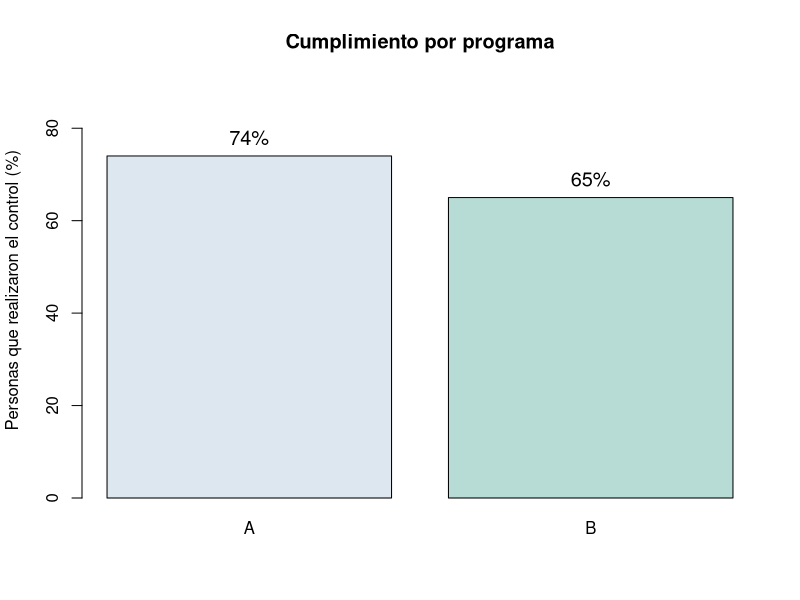
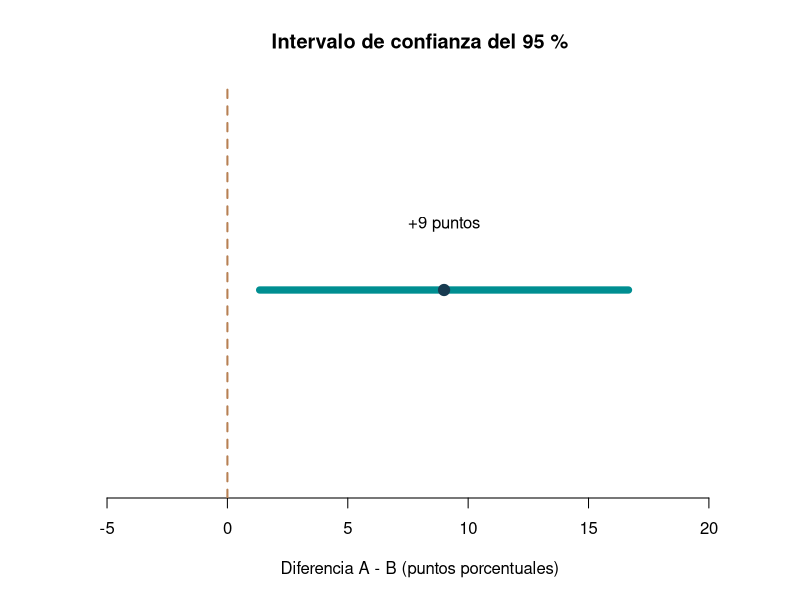

Recreate these plots in R, in order.
# Proyecto 05 | Comparación de dos proporciones
# ¿Los programas A y B tienen el mismo porcentaje de cumplimiento?
# Práctica de Análisis Estadístico y Simulación.
# Utilizo R base para que el código sea fácil de seguir.

# 1. Datos originales del ejercicio
# Participantes que realizaron su control preventivo anual
controles <- c(A = 185, B = 195)
participantes <- c(A = 250, B = 300)

# 2. Calculo los porcentajes y la diferencia observada
proporciones <- controles / participantes
diferencia <- proporciones["A"] - proporciones["B"]

resumen <- data.frame(
  Programa = names(controles),
  Participantes = as.numeric(participantes),
  Realizaron_control = as.numeric(controles),
  Porcentaje = round(as.numeric(proporciones) * 100, 2)
)
print(resumen)
cat("\nDiferencia (A - B):", round(diferencia * 100, 2), "puntos porcentuales\n")

# 3. Intervalo de confianza del 95 % para la diferencia
# Uso la aproximación normal con el error estándar de cada grupo.
error_estandar <- sqrt(
  proporciones["A"] * (1 - proporciones["A"]) / participantes["A"] +
  proporciones["B"] * (1 - proporciones["B"]) / participantes["B"]
)

margen <- qnorm(0.975) * error_estandar
ic <- diferencia + c(-margen, margen)
cat("\nIC del 95 % para A - B (puntos porcentuales):\n")
print(round(ic * 100, 2))

# 4. Prueba bilateral para comparar las dos proporciones
# H0: las proporciones de ambos programas son iguales.
# H1: las proporciones son diferentes.
prueba <- prop.test(controles, participantes, correct = FALSE)
cat("\nPrueba de hipótesis (sin corrección de continuidad):\n")
cat("Chi-cuadrado:", round(unname(prueba$statistic), 4), "\n")
cat("Valor p:", round(prueba$p.value, 4), "\n")

if (prueba$p.value < 0.05) {
  cat("Conclusión: encontramos evidencia de una diferencia entre ambos programas.\n")
} else {
  cat("Conclusión: no hay evidencia suficiente de una diferencia entre ambos programas.\n")
}

# 5. Gráficos sencillos para mostrar el resultado
if (!dir.exists("figuras")) dir.create("figuras")

png("figuras/cumplimiento-programas.png", width = 1000, height = 650, res = 140)
barras <- barplot(proporciones * 100,
                  col = c("#DCE7EF", "#B7DCD5"),
                  ylim = c(0, 90),
                  ylab = "Personas que realizaron el control (%)",
                  main = "Cumplimiento por programa")
text(barras, proporciones * 100 + 4,
     labels = paste0(round(proporciones * 100), "%"), cex = 1.2)
dev.off()

png("figuras/intervalo-diferencia.png", width = 1000, height = 540, res = 140)
plot(NA, xlim = c(-5, 21), ylim = c(0.5, 1.5),
     yaxt = "n", ylab = "", xlab = "Diferencia A - B (puntos porcentuales)",
     main = "Intervalo de confianza del 95 %", bty = "n")
abline(v = 0, lty = 2, col = "#B78053", lwd = 2)
segments(ic[1] * 100, 1, ic[2] * 100, 1, lwd = 7, col = "#008E91")
points(diferencia * 100, 1, pch = 19, cex = 1.5, col = "#173A50")
text(diferencia * 100, 1.17, labels = "+9 puntos", cex = 1)
dev.off()

# Un resultado estadísticamente significativo no demuestra causalidad.
# También hay que revisar la selección de participantes y la utilidad práctica.
